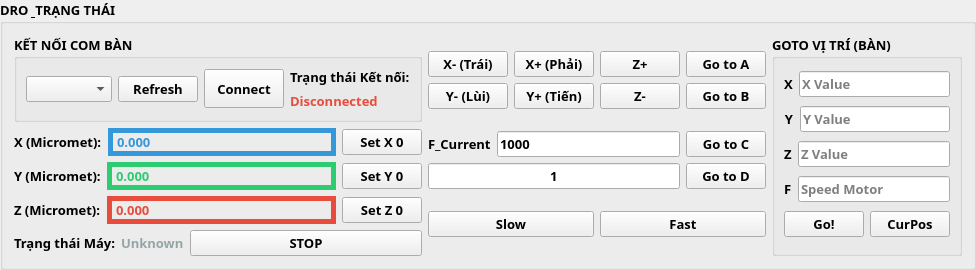
            <widget class="QGroupBox" name="groupBox_dro">
             <property name="sizePolicy">
              <sizepolicy hsizetype="Ignored" vsizetype="Minimum">
               <horstretch>0</horstretch>
               <verstretch>0</verstretch>
              </sizepolicy>
             </property>
             <property name="font">
              <font>
               <family>Segoe UI,sans-serif</family>
               <pointsize>10</pointsize>
               <weight>75</weight>
               <bold>true</bold>
              </font>
             </property>
             <property name="title">
              <string>DRO &amp; TRẠNG THÁI</string>
             </property>
             <layout class="QGridLayout" name="gridLayout_dro">
              <item row="0" column="0">
               <layout class="QHBoxLayout" name="horizontalLayout_9">
                <item>
                 <layout class="QVBoxLayout" name="verticalLayout">
                  <item>
                   <layout class="QHBoxLayout" name="horizontalLayout_2">
                    <item>
                     <widget class="QGroupBox" name="groupBox_connection">
                      <property name="title">
                       <string>KẾT NỐI COM BÀN</string>
                      </property>
                      <layout class="QHBoxLayout" name="horizontalLayout_com">
                       <item>
                        <widget class="QComboBox" name="portComboBox">
                         <property name="sizePolicy">
                          <sizepolicy hsizetype="Minimum" vsizetype="Fixed">
                           <horstretch>0</horstretch>
                           <verstretch>0</verstretch>
                          </sizepolicy>
                         </property>
                        </widget>
                       </item>
                       <item>
                        <widget class="QPushButton" name="refreshButton">
                         <property name="sizePolicy">
                          <sizepolicy hsizetype="Fixed" vsizetype="Fixed">
                           <horstretch>0</horstretch>
                           <verstretch>0</verstretch>
                          </sizepolicy>
                         </property>
                         <property name="text">
                          <string>Refresh</string>
                         </property>
                        </widget>
                       </item>
                       <item>
                        <widget class="QPushButton" name="connectButton">
                         <property name="sizePolicy">
                          <sizepolicy hsizetype="Fixed" vsizetype="Fixed">
                           <horstretch>0</horstretch>
                           <verstretch>0</verstretch>
                          </sizepolicy>
                         </property>
                         <property name="minimumSize">
                          <size>
                           <width>80</width>
                           <height>39</height>
                          </size>
                         </property>
                         <property name="maximumSize">
                          <size>
                           <width>80</width>
                           <height>16777215</height>
                          </size>
                         </property>
                         <property name="text">
                          <string>Connect</string>
                         </property>
                        </widget>
                       </item>
                       <item>
                        <layout class="QVBoxLayout" name="verticalLayout_16">
                         <item>
                          <widget class="QLabel" name="label_status_title">
                           <property name="sizePolicy">
                            <sizepolicy hsizetype="Fixed" vsizetype="Preferred">
                             <horstretch>0</horstretch>
                             <verstretch>0</verstretch>
                            </sizepolicy>
                           </property>
                           <property name="font">
                            <font>
                             <family>Segoe UI,sans-serif</family>
                             <pointsize>10</pointsize>
                            </font>
                           </property>
                           <property name="text">
                            <string>Trạng thái Kết nối:</string>
                           </property>
                          </widget>
                         </item>
                         <item>
                          <widget class="QLabel" name="statusLabel">
                           <property name="sizePolicy">
                            <sizepolicy hsizetype="Fixed" vsizetype="Preferred">
                             <horstretch>0</horstretch>
                             <verstretch>0</verstretch>
                            </sizepolicy>
                           </property>
                           <property name="font">
                            <font>
                             <family>Segoe UI,sans-serif</family>
                             <pointsize>10</pointsize>
                            </font>
                           </property>
                           <property name="styleSheet">
                            <string>color: #e74c3c;</string>
                           </property>
                           <property name="text">
                            <string>Disconnected</string>
                           </property>
                          </widget>
                         </item>
                        </layout>
                       </item>
                      </layout>
                     </widget>
                    </item>
                   </layout>
                  </item>
                  <item>
                   <layout class="QHBoxLayout" name="horizontalLayout_6">
                    <item>
                     <widget class="QLabel" name="label_x_title">
                      <property name="sizePolicy">
                       <sizepolicy hsizetype="Fixed" vsizetype="Minimum">
                        <horstretch>0</horstretch>
                        <verstretch>0</verstretch>
                       </sizepolicy>
                      </property>
                      <property name="font">
                       <font>
                        <family>Segoe UI,sans-serif</family>
                        <pointsize>10</pointsize>
                       </font>
                      </property>
                      <property name="autoFillBackground">
                       <bool>false</bool>
                      </property>
                      <property name="text">
                       <string>X (Micromet):</string>
                      </property>
                     </widget>
                    </item>
                    <item>
                     <widget class="QLabel" name="xPosLabel">
                      <property name="sizePolicy">
                       <sizepolicy hsizetype="Minimum" vsizetype="Preferred">
                        <horstretch>0</horstretch>
                        <verstretch>0</verstretch>
                       </sizepolicy>
                      </property>
                      <property name="font">
                       <font>
                        <family>Segoe UI,sans-serif</family>
                        <pointsize>10</pointsize>
                       </font>
                      </property>
                      <property name="styleSheet">
                       <string>color: #3498db;</string>
                      </property>
                      <property name="frameShape">
                       <enum>QFrame::Box</enum>
                      </property>
                      <property name="lineWidth">
                       <number>5</number>
                      </property>
                      <property name="text">
                       <string>0.000</string>
                      </property>
                     </widget>
                    </item>
                    <item>
                     <widget class="QPushButton" name="SetX0Button">
                      <property name="sizePolicy">
                       <sizepolicy hsizetype="Fixed" vsizetype="Fixed">
                        <horstretch>0</horstretch>
                        <verstretch>0</verstretch>
                       </sizepolicy>
                      </property>
                      <property name="font">
                       <font>
                        <family>Segoe UI,sans-serif</family>
                        <pointsize>10</pointsize>
                       </font>
                      </property>
                      <property name="text">
                       <string>Set X 0</string>
                      </property>
                     </widget>
                    </item>
                   </layout>
                  </item>
                  <item>
                   <layout class="QHBoxLayout" name="horizontalLayout_7">
                    <item>
                     <widget class="QLabel" name="label_y_title">
                      <property name="sizePolicy">
                       <sizepolicy hsizetype="Fixed" vsizetype="Preferred">
                        <horstretch>0</horstretch>
                        <verstretch>0</verstretch>
                       </sizepolicy>
                      </property>
                      <property name="font">
                       <font>
                        <family>Segoe UI,sans-serif</family>
                        <pointsize>10</pointsize>
                       </font>
                      </property>
                      <property name="text">
                       <string>Y (Micromet):</string>
                      </property>
                     </widget>
                    </item>
                    <item>
                     <widget class="QLabel" name="yPosLabel">
                      <property name="sizePolicy">
                       <sizepolicy hsizetype="Minimum" vsizetype="Preferred">
                        <horstretch>0</horstretch>
                        <verstretch>0</verstretch>
                       </sizepolicy>
                      </property>
                      <property name="font">
                       <font>
                        <family>Segoe UI,sans-serif</family>
                        <pointsize>10</pointsize>
                       </font>
                      </property>
                      <property name="styleSheet">
                       <string>color: #2ecc71;</string>
                      </property>
                      <property name="frameShape">
                       <enum>QFrame::Box</enum>
                      </property>
                      <property name="lineWidth">
                       <number>5</number>
                      </property>
                      <property name="text">
                       <string>0.000</string>
                      </property>
                     </widget>
                    </item>
                    <item>
                     <widget class="QPushButton" name="SetY0Button">
                      <property name="sizePolicy">
                       <sizepolicy hsizetype="Fixed" vsizetype="Fixed">
                        <horstretch>0</horstretch>
                        <verstretch>0</verstretch>
                       </sizepolicy>
                      </property>
                      <property name="font">
                       <font>
                        <family>Segoe UI,sans-serif</family>
                        <pointsize>10</pointsize>
                       </font>
                      </property>
                      <property name="text">
                       <string>Set Y 0</string>
                      </property>
                     </widget>
                    </item>
                   </layout>
                  </item>
                  <item>
                   <layout class="QHBoxLayout" name="horizontalLayout_8">
                    <item>
                     <widget class="QLabel" name="label_z_title">
                      <property name="sizePolicy">
                       <sizepolicy hsizetype="Fixed" vsizetype="Preferred">
                        <horstretch>0</horstretch>
                        <verstretch>0</verstretch>
                       </sizepolicy>
                      </property>
                      <property name="font">
                       <font>
                        <family>Segoe UI,sans-serif</family>
                        <pointsize>10</pointsize>
                       </font>
                      </property>
                      <property name="text">
                       <string>Z (Micromet):</string>
                      </property>
                     </widget>
                    </item>
                    <item>
                     <widget class="QLabel" name="zPosLabel">
                      <property name="sizePolicy">
                       <sizepolicy hsizetype="Minimum" vsizetype="Preferred">
                        <horstretch>0</horstretch>
                        <verstretch>0</verstretch>
                       </sizepolicy>
                      </property>
                      <property name="font">
                       <font>
                        <family>Segoe UI,sans-serif</family>
                        <pointsize>10</pointsize>
                       </font>
                      </property>
                      <property name="styleSheet">
                       <string>color: #e74c3c;</string>
                      </property>
                      <property name="frameShape">
                       <enum>QFrame::Box</enum>
                      </property>
                      <property name="lineWidth">
                       <number>5</number>
                      </property>
                      <property name="text">
                       <string>0.000</string>
                      </property>
                     </widget>
                    </item>
                    <item>
                     <widget class="QPushButton" name="SetZ0Button">
                      <property name="sizePolicy">
                       <sizepolicy hsizetype="Fixed" vsizetype="Fixed">
                        <horstretch>0</horstretch>
                        <verstretch>0</verstretch>
                       </sizepolicy>
                      </property>
                      <property name="font">
                       <font>
                        <family>Segoe UI,sans-serif</family>
                        <pointsize>10</pointsize>
                       </font>
                      </property>
                      <property name="text">
                       <string>Set Z 0</string>
                      </property>
                     </widget>
                    </item>
                   </layout>
                  </item>
                  <item>
                   <layout class="QHBoxLayout" name="horizontalLayout_4">
                    <item>
                     <widget class="QLabel" name="label_state_title">
                      <property name="sizePolicy">
                       <sizepolicy hsizetype="Fixed" vsizetype="Preferred">
                        <horstretch>0</horstretch>
                        <verstretch>0</verstretch>
                       </sizepolicy>
                      </property>
                      <property name="font">
                       <font>
                        <family>Segoe UI,sans-serif</family>
                        <pointsize>10</pointsize>
                       </font>
                      </property>
                      <property name="text">
                       <string>Trạng thái Máy:</string>
                      </property>
                     </widget>
                    </item>
                    <item>
                     <widget class="QLabel" name="stateLabel">
                      <property name="sizePolicy">
                       <sizepolicy hsizetype="Fixed" vsizetype="Preferred">
                        <horstretch>0</horstretch>
                        <verstretch>0</verstretch>
                       </sizepolicy>
                      </property>
                      <property name="font">
                       <font>
                        <family>Segoe UI,sans-serif</family>
                        <pointsize>10</pointsize>
                       </font>
                      </property>
                      <property name="styleSheet">
                       <string>color: #95a5a6;</string>
                      </property>
                      <property name="text">
                       <string>Unknown</string>
                      </property>
                     </widget>
                    </item>
                    <item>
                     <widget class="QPushButton" name="Stopbtn">
                      <property name="font">
                       <font>
                        <family>Segoe UI,sans-serif</family>
                        <pointsize>10</pointsize>
                       </font>
                      </property>
                      <property name="text">
                       <string>STOP</string>
                      </property>
                     </widget>
                    </item>
                   </layout>
                  </item>
                 </layout>
                </item>
               </layout>
              </item>
              <item row="0" column="2">
               <widget class="QGroupBox" name="groupBox_manual_goto">
                <property name="title">
                 <string>GOTO VỊ TRÍ (BÀN)</string>
                </property>
                <layout class="QGridLayout" name="gridLayout_manual_goto">
                 <item row="1" column="2">
                  <layout class="QHBoxLayout" name="horizontalLayout_16">
                   <item>
                    <widget class="QLabel" name="label_goto_Y">
                     <property name="font">
                      <font>
                       <family>Segoe UI,sans-serif</family>
                       <pointsize>10</pointsize>
                      </font>
                     </property>
                     <property name="text">
                      <string>Y</string>
                     </property>
                     <property name="alignment">
                      <set>Qt::AlignCenter</set>
                     </property>
                    </widget>
                   </item>
                   <item>
                    <widget class="QLineEdit" name="txt_input_goto_Y">
                     <property name="placeholderText">
                      <string>Y Value</string>
                     </property>
                    </widget>
                   </item>
                  </layout>
                 </item>
                 <item row="0" column="2">
                  <layout class="QVBoxLayout" name="verticalLayout_12">
                   <item>
                    <layout class="QHBoxLayout" name="horizontalLayout_15">
                     <item>
                      <widget class="QLabel" name="label_goto_X">
                       <property name="font">
                        <font>
                         <family>Segoe UI,sans-serif</family>
                         <pointsize>10</pointsize>
                        </font>
                       </property>
                       <property name="text">
                        <string>X</string>
                       </property>
                       <property name="alignment">
                        <set>Qt::AlignCenter</set>
                       </property>
                      </widget>
                     </item>
                     <item>
                      <widget class="QLineEdit" name="txt_input_goto_X">
                       <property name="placeholderText">
                        <string>X Value</string>
                       </property>
                      </widget>
                     </item>
                    </layout>
                   </item>
                  </layout>
                 </item>
                 <item row="2" column="2">
                  <layout class="QHBoxLayout" name="horizontalLayout_17">
                   <item>
                    <widget class="QLabel" name="label_goto_Z">
                     <property name="font">
                      <font>
                       <family>Segoe UI,sans-serif</family>
                       <pointsize>10</pointsize>
                      </font>
                     </property>
                     <property name="text">
                      <string>Z</string>
                     </property>
                     <property name="alignment">
                      <set>Qt::AlignCenter</set>
                     </property>
                    </widget>
                   </item>
                   <item>
                    <widget class="QLineEdit" name="txt_input_goto_Z">
                     <property name="placeholderText">
                      <string>Z Value</string>
                     </property>
                    </widget>
                   </item>
                  </layout>
                 </item>
                 <item row="3" column="2">
                  <layout class="QHBoxLayout" name="horizontalLayout_18">
                   <item>
                    <widget class="QLabel" name="label">
                     <property name="text">
                      <string>F</string>
                     </property>
                    </widget>
                   </item>
                   <item>
                    <widget class="QLineEdit" name="txt_input_goto_F">
                     <property name="placeholderText">
                      <string>Speed Motor</string>
                     </property>
                    </widget>
                   </item>
                  </layout>
                 </item>
                 <item row="4" column="2">
                  <layout class="QHBoxLayout" name="horizontalLayout_33">
                   <item>
                    <widget class="QPushButton" name="btn_manual_goto">
                     <property name="text">
                      <string>Go!</string>
                     </property>
                    </widget>
                   </item>
                   <item>
                    <widget class="QPushButton" name="CurrentPosButton">
                     <property name="text">
                      <string>CurPos</string>
                     </property>
                    </widget>
                   </item>
                  </layout>
                 </item>
                </layout>
               </widget>
              </item>
              <item row="0" column="1">
               <layout class="QVBoxLayout" name="verticalLayout_10">
                <item>
                 <layout class="QHBoxLayout" name="horizontalLayout_11">
                  <item>
                   <layout class="QVBoxLayout" name="verticalLayout_8">
                    <item>
                     <layout class="QHBoxLayout" name="horizontalLayout_35">
                      <item>
                       <widget class="QPushButton" name="jogXMinusButton">
                        <property name="text">
                         <string>X- (Trái)</string>
                        </property>
                       </widget>
                      </item>
                      <item>
                       <widget class="QPushButton" name="jogXPlusButton">
                        <property name="text">
                         <string>X+ (Phải)</string>
                        </property>
                       </widget>
                      </item>
                      <item>
                       <widget class="QPushButton" name="jogZPlusButton">
                        <property name="text">
                         <string>Z+</string>
                        </property>
                       </widget>
                      </item>
                     </layout>
                    </item>
                    <item>
                     <layout class="QHBoxLayout" name="horizontalLayout_37">
                      <item>
                       <widget class="QPushButton" name="jogYMinusButton">
                        <property name="text">
                         <string>Y- (Lùi)</string>
                        </property>
                       </widget>
                      </item>
                      <item>
                       <widget class="QPushButton" name="jogYPlusButton">
                        <property name="text">
                         <string>Y+ (Tiến)</string>
                        </property>
                       </widget>
                      </item>
                      <item>
                       <widget class="QPushButton" name="jogZMinusButton">
                        <property name="text">
                         <string>Z-</string>
                        </property>
                       </widget>
                      </item>
                     </layout>
                    </item>
                   </layout>
                  </item>
                  <item>
                   <layout class="QVBoxLayout" name="verticalLayout_9">
                    <item>
                     <widget class="QPushButton" name="gotoAButton">
                      <property name="sizePolicy">
                       <sizepolicy hsizetype="Fixed" vsizetype="Fixed">
                        <horstretch>0</horstretch>
                        <verstretch>0</verstretch>
                       </sizepolicy>
                      </property>
                      <property name="font">
                       <font>
                        <family>Segoe UI,sans-serif</family>
                        <pointsize>10</pointsize>
                       </font>
                      </property>
                      <property name="text">
                       <string>Go to A</string>
                      </property>
                     </widget>
                    </item>
                    <item>
                     <widget class="QPushButton" name="gotoBButton">
                      <property name="sizePolicy">
                       <sizepolicy hsizetype="Fixed" vsizetype="Fixed">
                        <horstretch>0</horstretch>
                        <verstretch>0</verstretch>
                       </sizepolicy>
                      </property>
                      <property name="font">
                       <font>
                        <family>Segoe UI,sans-serif</family>
                        <pointsize>10</pointsize>
                       </font>
                      </property>
                      <property name="text">
                       <string>Go to B</string>
                      </property>
                     </widget>
                    </item>
                   </layout>
                  </item>
                 </layout>
                </item>
                <item>
                 <layout class="QHBoxLayout" name="horizontalLayout_10">
                  <item>
                   <layout class="QHBoxLayout" name="horizontalLayout_12">
                    <item>
                     <layout class="QVBoxLayout" name="verticalLayout_11">
                      <item>
                       <layout class="QHBoxLayout" name="horizontalLayout_13">
                        <item>
                         <widget class="QLabel" name="label_2">
                          <property name="text">
                           <string>F_Current</string>
                          </property>
                         </widget>
                        </item>
                        <item>
                         <widget class="QLineEdit" name="txt_input_send_F">
                          <property name="text">
                           <string>1000</string>
                          </property>
                         </widget>
                        </item>
                       </layout>
                      </item>
                      <item>
                       <widget class="QLineEdit" name="txt_input_intervalDistance">
                        <property name="layoutDirection">
                         <enum>Qt::LeftToRight</enum>
                        </property>
                        <property name="inputMethodHints">
                         <set>Qt::ImhDigitsOnly|Qt::ImhFormattedNumbersOnly|Qt::ImhPreferNumbers</set>
                        </property>
                        <property name="text">
                         <string>1</string>
                        </property>
                        <property name="alignment">
                         <set>Qt::AlignCenter</set>
                        </property>
                        <property name="placeholderText">
                         <string/>
                        </property>
                       </widget>
                      </item>
                     </layout>
                    </item>
                    <item>
                     <layout class="QVBoxLayout" name="verticalLayout_14">
                      <item>
                       <widget class="QPushButton" name="gotoCButton">
                        <property name="sizePolicy">
                         <sizepolicy hsizetype="Fixed" vsizetype="Fixed">
                          <horstretch>0</horstretch>
                          <verstretch>0</verstretch>
                         </sizepolicy>
                        </property>
                        <property name="font">
                         <font>
                          <family>Segoe UI,sans-serif</family>
                          <pointsize>10</pointsize>
                         </font>
                        </property>
                        <property name="text">
                         <string>Go to C</string>
                        </property>
                       </widget>
                      </item>
                      <item>
                       <widget class="QPushButton" name="gotoDButton">
                        <property name="sizePolicy">
                         <sizepolicy hsizetype="Fixed" vsizetype="Fixed">
                          <horstretch>0</horstretch>
                          <verstretch>0</verstretch>
                         </sizepolicy>
                        </property>
                        <property name="font">
                         <font>
                          <family>Segoe UI,sans-serif</family>
                          <pointsize>10</pointsize>
                         </font>
                        </property>
                        <property name="text">
                         <string>Go to D</string>
                        </property>
                       </widget>
                      </item>
                     </layout>
                    </item>
                   </layout>
                  </item>
                 </layout>
                </item>
                <item>
                 <layout class="QHBoxLayout" name="horizontalLayout_14">
                  <item>
                   <widget class="QPushButton" name="slowButton">
                    <property name="text">
                     <string>Slow</string>
                    </property>
                   </widget>
                  </item>
                  <item>
                   <widget class="QPushButton" name="fastButton">
                    <property name="text">
                     <string>Fast</string>
                    </property>
                   </widget>
                  </item>
                 </layout>
                </item>
               </layout>
              </item>
             </layout>
            </widget>
